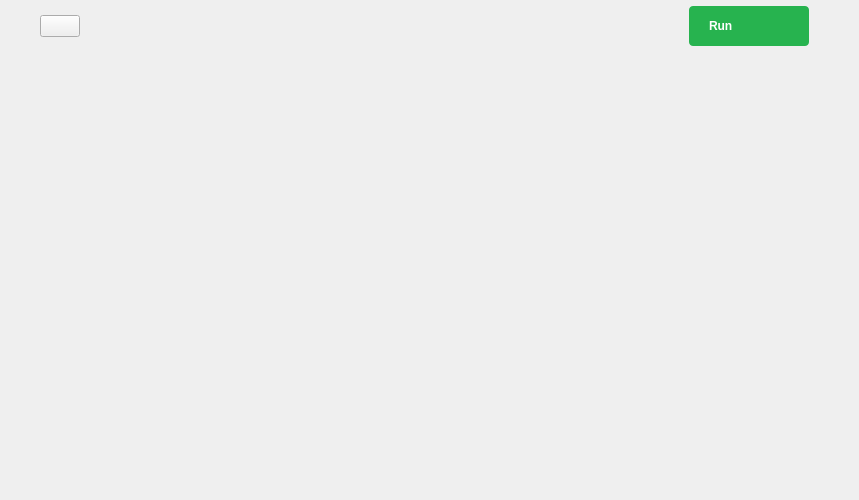
<?xml version="1.0" encoding="UTF-8"?>
<ui version="4.0">
 <class>DigitalIO</class>
 <widget class="QWidget" name="DigitalIO">
  <property name="geometry">
   <rect>
    <x>0</x>
    <y>0</y>
    <width>859</width>
    <height>500</height>
   </rect>
  </property>
  <property name="sizePolicy">
   <sizepolicy hsizetype="Preferred" vsizetype="Preferred">
    <horstretch>0</horstretch>
    <verstretch>0</verstretch>
   </sizepolicy>
  </property>
  <property name="minimumSize">
   <size>
    <width>0</width>
    <height>500</height>
   </size>
  </property>
  <property name="windowTitle">
   <string>Form</string>
  </property>
  <layout class="QVBoxLayout" name="verticalLayout">
   <property name="spacing">
    <number>0</number>
   </property>
   <property name="leftMargin">
    <number>0</number>
   </property>
   <property name="topMargin">
    <number>0</number>
   </property>
   <property name="rightMargin">
    <number>0</number>
   </property>
   <property name="bottomMargin">
    <number>0</number>
   </property>
   <item>
    <widget class="scopy::DetachDragZone" name="widget" native="true">
     <property name="minimumSize">
      <size>
       <width>0</width>
       <height>50</height>
      </size>
     </property>
     <layout class="QVBoxLayout" name="verticalLayout_3">
      <property name="spacing">
       <number>0</number>
      </property>
      <property name="leftMargin">
       <number>0</number>
      </property>
      <property name="topMargin">
       <number>0</number>
      </property>
      <property name="rightMargin">
       <number>0</number>
      </property>
      <property name="bottomMargin">
       <number>0</number>
      </property>
      <item>
       <layout class="QHBoxLayout" name="horizontalLayout">
        <property name="spacing">
         <number>0</number>
        </property>
        <property name="topMargin">
         <number>6</number>
        </property>
        <property name="bottomMargin">
         <number>6</number>
        </property>
        <item>
         <spacer name="horizontalSpacer_2">
          <property name="orientation">
           <enum>Qt::Horizontal</enum>
          </property>
          <property name="sizeType">
           <enum>QSizePolicy::Preferred</enum>
          </property>
          <property name="sizeHint" stdset="0">
           <size>
            <width>40</width>
            <height>20</height>
           </size>
          </property>
         </spacer>
        </item>
        <item>
         <widget class="scopy::LinkedButton" name="btnHelp"/>
        </item>
        <item>
         <spacer name="horizontalSpacer">
          <property name="orientation">
           <enum>Qt::Horizontal</enum>
          </property>
          <property name="sizeHint" stdset="0">
           <size>
            <width>40</width>
            <height>0</height>
           </size>
          </property>
         </spacer>
        </item>
        <item>
         <widget class="QPushButton" name="btnRunStop">
          <property name="layoutDirection">
           <enum>Qt::RightToLeft</enum>
          </property>
          <property name="styleSheet">
           <string notr="true">QPushButton {
  width: 80px;
  height: 40px;
  border-radius: 4px;
  background-color: #27b34f;
  color: white;
  
  font-weight: bold;
  text-align: left;
  padding-left: 20px;
  padding-right: 20px;
}

QPushButton::checked {
  background-color: #F45000;
}

QPushButton:disabled {
background-color: grey;
}</string>
          </property>
          <property name="text">
           <string>Run</string>
          </property>
          <property name="icon">
           <iconset resource="../../../gui/res/resources.qrc">
            <normaloff>:/gui/icons/play.svg</normaloff>
            <normalon>:/gui/icons/scopy-default/icons/play_stop.svg</normalon>:/gui/icons/play.svg</iconset>
          </property>
          <property name="iconSize">
           <size>
            <width>8</width>
            <height>10</height>
           </size>
          </property>
          <property name="checkable">
           <bool>true</bool>
          </property>
         </widget>
        </item>
        <item>
         <spacer name="horizontalSpacer_3">
          <property name="orientation">
           <enum>Qt::Horizontal</enum>
          </property>
          <property name="sizeType">
           <enum>QSizePolicy::Preferred</enum>
          </property>
          <property name="sizeHint" stdset="0">
           <size>
            <width>50</width>
            <height>0</height>
           </size>
          </property>
         </spacer>
        </item>
       </layout>
      </item>
      <item>
       <layout class="QHBoxLayout" name="horizontalLayout_2">
        <property name="topMargin">
         <number>0</number>
        </property>
        <property name="rightMargin">
         <number>0</number>
        </property>
        <item>
         <layout class="QVBoxLayout" name="verticalLayout_2">
          <property name="rightMargin">
           <number>0</number>
          </property>
          <property name="bottomMargin">
           <number>0</number>
          </property>
          <item>
           <spacer name="verticalSpacer_2">
            <property name="orientation">
             <enum>Qt::Vertical</enum>
            </property>
            <property name="sizeType">
             <enum>QSizePolicy::Preferred</enum>
            </property>
            <property name="sizeHint" stdset="0">
             <size>
              <width>20</width>
              <height>200</height>
             </size>
            </property>
           </spacer>
          </item>
          <item>
           <widget class="QWidget" name="dioContainer" native="true">
            <property name="sizePolicy">
             <sizepolicy hsizetype="Expanding" vsizetype="Expanding">
              <horstretch>0</horstretch>
              <verstretch>0</verstretch>
             </sizepolicy>
            </property>
            <layout class="QVBoxLayout" name="containerLayout">
             <property name="spacing">
              <number>0</number>
             </property>
             <property name="leftMargin">
              <number>0</number>
             </property>
             <property name="topMargin">
              <number>0</number>
             </property>
             <property name="rightMargin">
              <number>0</number>
             </property>
             <property name="bottomMargin">
              <number>0</number>
             </property>
            </layout>
           </widget>
          </item>
          <item>
           <spacer name="verticalSpacer">
            <property name="orientation">
             <enum>Qt::Vertical</enum>
            </property>
            <property name="sizeType">
             <enum>QSizePolicy::Preferred</enum>
            </property>
            <property name="sizeHint" stdset="0">
             <size>
              <width>20</width>
              <height>200</height>
             </size>
            </property>
           </spacer>
          </item>
         </layout>
        </item>
       </layout>
      </item>
      <item>
       <widget class="scopy::InstrumentNotes" name="instrumentNotes" native="true"/>
      </item>
     </layout>
    </widget>
   </item>
  </layout>
 </widget>
 <customwidgets>
  <customwidget>
   <class>scopy::DetachDragZone</class>
   <extends>QWidget</extends>
   <header>detachdragzone.h</header>
   <container>1</container>
  </customwidget>
  <customwidget>
   <class>scopy::InstrumentNotes</class>
   <extends>QWidget</extends>
   <header>m2k-gui/instrumentnotes.h</header>
   <container>1</container>
  </customwidget>
  <customwidget>
   <class>scopy::LinkedButton</class>
   <extends>QPushButton</extends>
   <header>m2k-gui/linked_button.hpp</header>
  </customwidget>
 </customwidgets>
 <resources>
  <include location="../../../gui/res/resources.qrc"/>
  <include location="../../../gui/res/resources.qrc"/>
 </resources>
 <connections/>
</ui>
